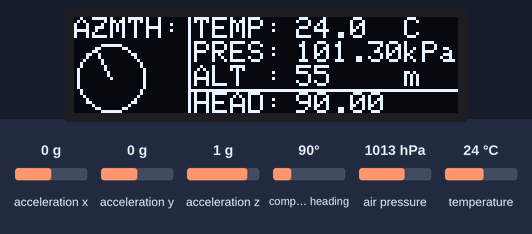
Bench run of a sketch on a simulated Arduino Uno, built with avr-gcc and run on an emulated ATmega328P. Shown: 128×32 one-colour display. Inputs (shaded band) come from the test bench; at power-on: compass heading 90°, air pressure 1013 hPa, temperature 24 °C, acceleration x 0 g, acceleration y 0 g, acceleration z 1 g. What the sketch prints to the serial monitor is not drawn.

Above: at 1.2 s.
1.3 s: compass heading set to 7°
At 6.1 s:
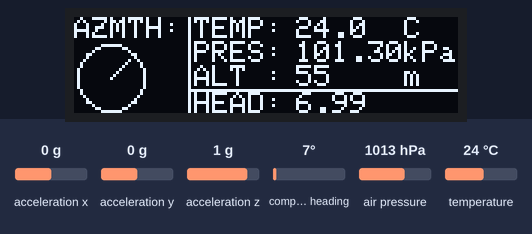
6.6 s: air pressure set to 952 hPa
At 10.9 s:
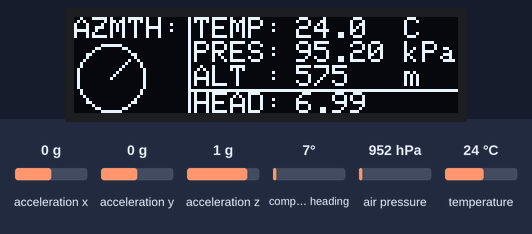
11.6 s: temperature set to 12 °C
At 15.8 s:
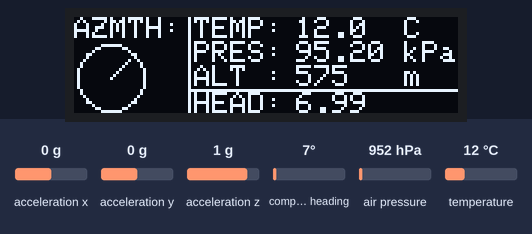
16.6 s: compass heading set to 90°
At 20.6 s:
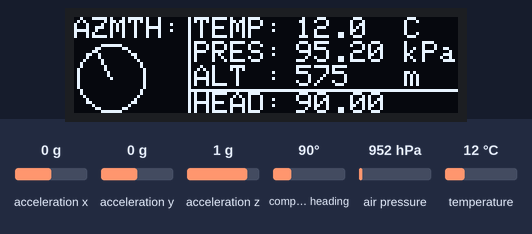
Timing chart, 0 to 22.1 s (numbered marks = the images above; inputs shaded):
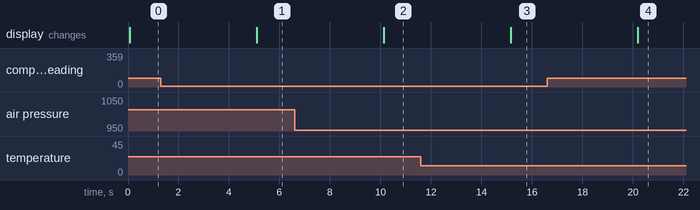

Measured:
- after the input at 1.3 s, the display: changes after 3.8 s (image 1)
- after the input at 6.6 s, the display: changes after 3.5 s (image 2)
- after the input at 11.6 s, the display: changes after 3.6 s (image 3)
- after the input at 16.6 s, the display: changes after 3.6 s (image 4)

The sketch:

hiking_tracker_final.ino
```cpp
#include <math.h>                                                           // Math Library
#include <Wire.h>                                                           // Wire library - used for I2C communication
#include <Adafruit_GFX.h>                                                   // Library for the OLED
#include <Adafruit_SSD1306.h>                                               // Library for the OLED
#include <Adafruit_BMP280.h>                                                // Library for BMP280
#include <MechaQMC5883.h>                                                   // Library for HMC5883
#include <Adafruit_Sensor.h>                                                // Library for ADXL345
#include <Adafruit_ADXL345_U.h>                                             // Library for ADXL345

#define SCREEN_WIDTH 128                                                    // OLED display width, in pixels
#define SCREEN_HEIGHT 32                                                    // OLED display height, in pixels
#define OLED_RESET    -1                                                    // Reset Pin Hash

MechaQMC5883 qmc;                                                           // Declaring HMC5883
int x, y, z, az;                                                            // Variables for HMC5883 and ADXL345

Adafruit_ADXL345_Unified accel = Adafruit_ADXL345_Unified();                // Declaring ADXL345

Adafruit_SSD1306 display(SCREEN_WIDTH, SCREEN_HEIGHT, &Wire, OLED_RESET);   // Declaring OLED

Adafruit_BMP280 bmp;                                                        // Declaring BMP280
float T,P,A;                                                                // Variables for BMP280

void setup() {
  bmp.begin();                                                              // Start the bmp
  display.begin(SSD1306_SWITCHCAPVCC, 0x3C);                                // Start the OLED display
  display.clearDisplay();                                                   // Clearing Display
  display.setTextSize(1);                                                   // Setting Text Size
  display.setTextColor(WHITE);                                              // Setting Text Colour
  display.display();                                                        // Commit the Changes
  Serial.begin(9600);
  if(!accel.begin()){                                                       // Check ADXL345
      Serial.println("No ADXL345 sensor detected.");
      while(1);
  }
  Wire.begin();
  qmc.init();                                                               // Start HMC
}

void loop() {
    display.clearDisplay();                                                 // Clearing Display
    display.drawLine(38, 0, 38, 32, WHITE);                                 // Drawing Lines
    display.drawLine(38, 24, 128, 24, WHITE);
    T = bmp.readTemperature();                                              // Read temperature in C
    P = bmp.readPressure()/1000;                                            // Read Pressure in Pa and conversion to kPa
    A = bmp.readAltitude(1019.66);                                          // Calculating the Altitude, the "1019.66" is the
                                                                            // pressure in (hPa) at sea level at day in the current region
    sensors_event_t event;                                                  // Creating Sensor Event
    accel.getEvent(&event);                                                 // Passing the Event for ADXL345
    x = event.acceleration.x;                                               // Getting ADXL345 Sensor Data
    y = event.acceleration.y;
    z = event.acceleration.z;
    float G = (sqrt(x*x+y*y+z*z)-0.3)/9.83;                                   // Subrtracting Offset and Changing to g Units
    Serial.print(G);
    Serial.println("  g.uts.");

    qmc.read(&x, &y, &z, &az);                                              // Getting HMC5883 Sensor Data
    float heading = atan2(y, x);                                            // Calculate Heading
    if(heading < 0)                                                         // Readings Corrections
      heading += 2*PI;
    if(heading > 2*PI)
      heading -= 2*PI;
    float H = heading*180/M_PI;                                             // Converting Radians to Degrees
    display.drawCircle(12,20,11,WHITE);                                     // Drawing Circle
    display.drawLine(12,20,9*cos(az)+12,abs(9*sin(az)-20), WHITE);          // Drawing the Compass Needle

    display.setCursor(40,25);                                               // Displaying Data on OLED
    display.print("HEAD:");
    display.setCursor(74,25);
    display.print(H);

    display.setCursor(0,0);
    display.print("AZMTH:");

    display.setCursor(40,0);
    display.print("TEMP:");
    display.setCursor(74,0);
    display.print(T,1);
    display.setCursor(110,0);
    display.print("C");

    display.setCursor(40,8);
    display.print("PRES:");
    display.setCursor(74,8);
    display.print(P);
    display.setCursor(110,8);
    display.print("kPa");

    display.setCursor(40,16);
    display.print("ALT :");
    display.setCursor(74,16);
    display.print(A,0);
    display.setCursor(110,16);
    display.print("m");

    display.display();
    delay(5000);                                                             // Update Every 5 Seconds
}
```
